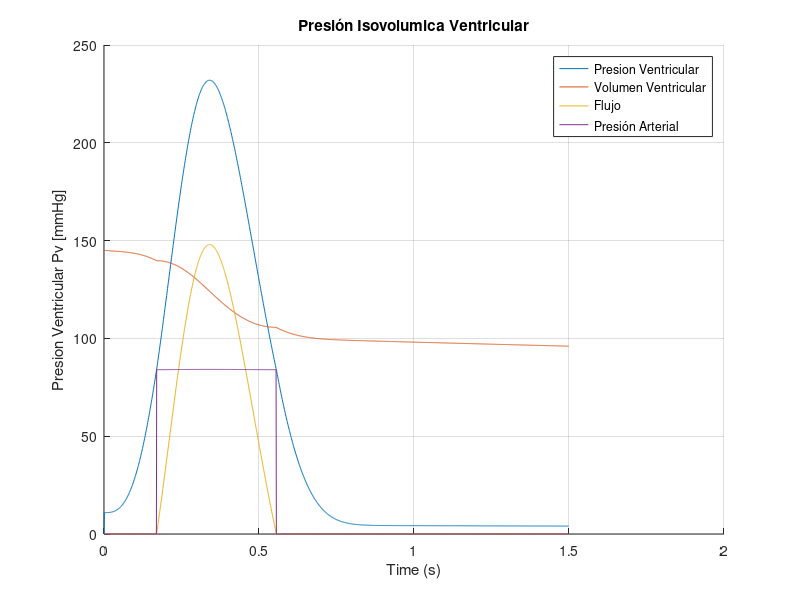
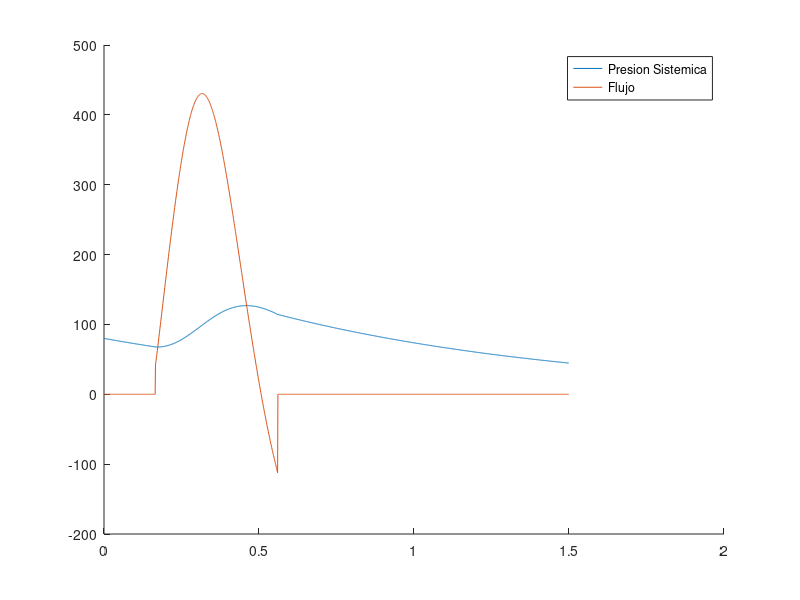

Here is the MATLAB script that generated these plots, in order:
clc, clear, close all;
delt = 0.001;

% VITACORA DE AVANCE
% 1.1 Se determino la resistencia sistemica y se determino la ecuación para
% determinar la variación del volumen ventricular en función a la
% resistencia sistemica

% 1.2 Se considero un modelo rectificador con 2 fuentes de presión para el
% modelado de la ventricula y el flujo sistemico, definiendo la presión
% sistemica como la presión diastolica y la cual se definio de forma
% condicional

% 1.3 Se definio el modelo circuito, siendo necesario agregar su equivalente
% en la simulación mediante el empleo del filtro RC para hacer uso de su
% ecuación de diferencias.

% 2. Para repetir los latidos por segundo es necesario agregar un bucle
% for adicional al código de manera que dentro de este también se pueda
% modificar el volumen inicial para obtener diferentes salidas o
% resultados.


% 4. Para definir un 
a = 7e-4;
b = 20;
c = 2.5;
d = 80;
tc = 0.264;
tp = 0.371;
tr = 0.299;
tb = 0.258;
alpha = 2.88;
Vv0 = 145; % Volumen Inicial (por defecto de 150)

denom = ((1.-exp(-(tp/tc)^alpha))*exp(-((tp-tb)/tr)^alpha));
t(1) = 0;
Vv(1) = Vv0; % Vv Volumen ventricular
edp = a*((Vv0 -b))^2;
pdp = c*Vv0 -d ;
pp = pdp/denom;
t1 = 0;
t2 = 0;
e1 = exp(-(t1/tc)^alpha);
e2 = exp(-(t2/tr)^alpha);
pv0 = edp + pp*((1.-e1)*e2);

% Calculo del flujo
pd = 84; % presion diastolica
flujo(1) = 0;
part(1) = 0; % presión arterial

% Parámetros para simular la presión sistemica
psa(1) = 80; % Presión Sistemica (Psa)
flujo1(1) = 0;

rsa = 1;
csa = 1;
ra = 0.3;
for j = 2: 1500
    pv(j) = edp + pp*((1. - e1)*e2); % Presión actual o ventricular
    t(j) = t(j - 1) + delt;
    % Se modifica el volumen ventricular (Vv) en función al flujo de salida
    % el cual se define como Flujo = Presion/Rsistemica;
    Vv(j) = Vv(j - 1) - pv(j)/1*delt; 
    edp = a*((Vv(j) - b))^2;
    pdp = c*Vv(j) - d;
    pp = pdp/denom;
    t1 = t(j);
    
    % Calculo del flujo
    if (pv(j) > pd)
        flujo(j) = (pv(j)-pd)/1;
        % Actualizando el volumen en función del flujo
        Vv(j) = Vv(j-1) - flujo(j)*delt;
        part(j) = pd + flujo(j)*1*delt;
    else
        flujo(j) = 0;
        part(j) = 0;
    end
    
    % Agregando la presión arterial se tiene

    t2 = t(j) - tb;
    if(t2 < 0)
        t2 = 0;
    end
    
    % Presión sistemica (Psa)
    if (psa(1) > pv(j))
        psa(j) = psa(j - 1)/(1 + delt/(rsa*csa));
        flujo1(j) = 0;
    else
        psa(j) = (pv(j) + csa*ra*psa(j-1)/(delt))*delt*rsa/(csa*ra*rsa + delt*(ra + rsa));
        flujo1(j) = (pv(j) - psa(j))/ra;
    end
    
    e1 = exp(-(t1/tc)^alpha);
    e2 = exp(-(t2/tr)^alpha);
    
end
figure('Position', [250, 125, 800, 600]);
hold on
plot(t, pv, 'DisplayName', 'Presion Ventricular');
plot(t, Vv, 'DisplayName', 'Volumen Ventricular');
plot(t, flujo, 'DisplayName', 'Flujo');
plot(t, part, 'DisplayName', 'Presión Arterial');
grid on
hold off

legend('show');
legend('Location', 'best');
title("Presión Isovolumica Ventricular");
xlabel("Time (s)");
ylabel("Presion Ventricular Pv [mmHg]");

figure;
hold on
plot(t, psa, 'DisplayName', 'Presion Sistemica');
plot(t, flujo1, 'DisplayName', 'Flujo');
legend('show');
legend('Location', 'best');
